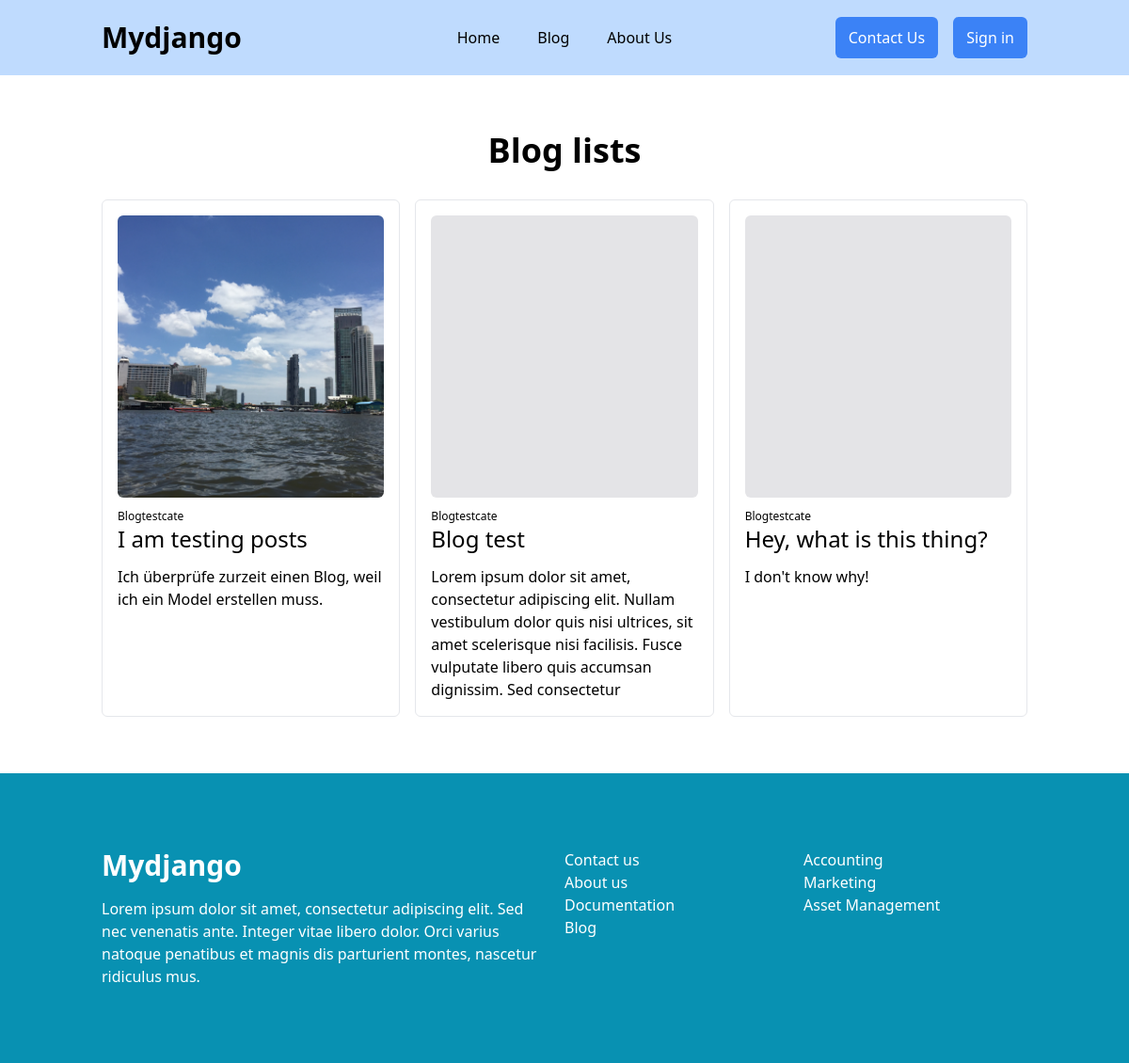
The app's page /blogs/, older data.
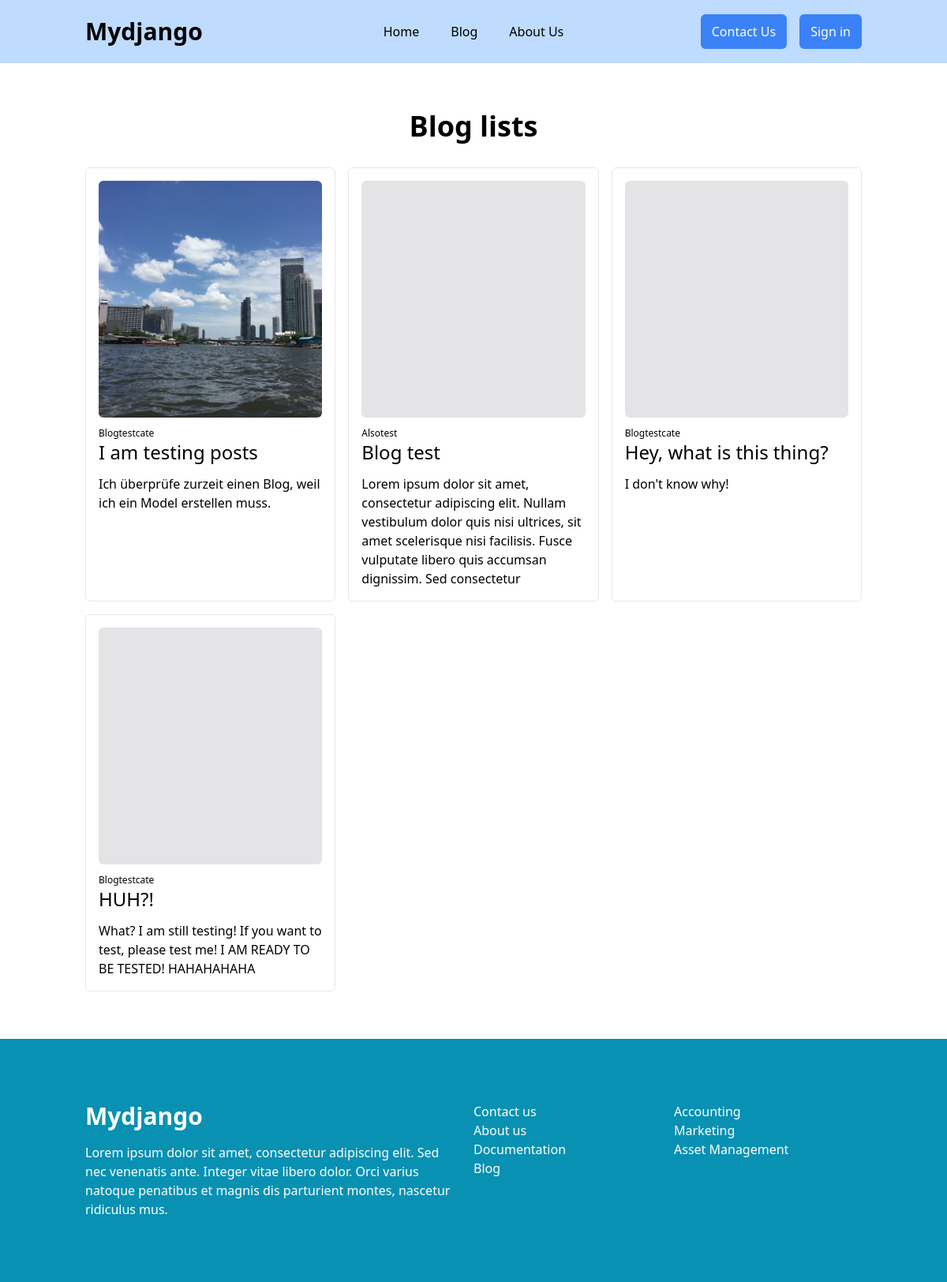
The same page, newer data.
### blogadmin/models.py (models this page shows, shortened)
class BlogPost(models.Model):
    title = models.CharField(max_length=255)
    content = models.TextField()
    status = models.CharField(max_length=255, choices=STATUS_CHOICE, default=1)
    category = models.ForeignKey(BlogCategory, related_name='title', on_delete=models.CASCADE)
    image = models.ImageField(upload_to='posts',blank=True)
    created_at = models.DateTimeField(auto_now_add=True)
    updated_at = models.DateTimeField(auto_now=True)

class BlogCategory(models.Model):
    category = models.CharField(max_length=255)
    class Meta:
        verbose_name_plural = "Blog categories"
    def __str__(self):
        return self.category

### blogadmin/views.py (the view)
# urls.py: path("", views.first_page),
def first_page(request):
    output = BlogPost.objects.filter(status='published')
    return render(request, "blog-page.html", {"blogs": output})

### blogadmin/templates/blog-page.html (shortened to what this page needs)
{% extends "base.html" %}
{% block content %}
  <h1 class='text-4xl font-bold text-center mb-8'>Blog lists</h1>
  <div class='grid md:grid-cols-2 lg:grid-cols-3 gap-4'>
    {% for blog in blogs %}
      <a href={{ blog.id }} class='blogs'>
        <div class='border p-4 rounded-md blog-card'>
          {% if blog.image %}
            <img class='rounded-md h-[300px] w-full object-cover' src="{{ blog.image.url }}" alt="{{ blog.image.url }}">
          {% else %}
            <div class='bg-zinc-200 rounded-md w-full h-[300px]'></div>
          {% endif %}
          <h4 class='text-xs mt-3'>{{ blog.category }}</h4>
          <h1 class='mb-3 text-2xl font-medium'>{{ blog.title }}</h1>
          <p>{{ blog.content }} </p>
        </div>
      </a>
    {% endfor %}
  </div>
{% endblock %}

Row changes from the older to the newer data that the page shows:
changed BlogPost "Blog test": category "Blogtestcate" → "Alsotest"
added BlogPost: category "Blogtestcate", title "HUH?!", content "What? I am still testing! If you want to test, please test me! I AM READY TO BE TESTED! HAHAHAHAHA"
